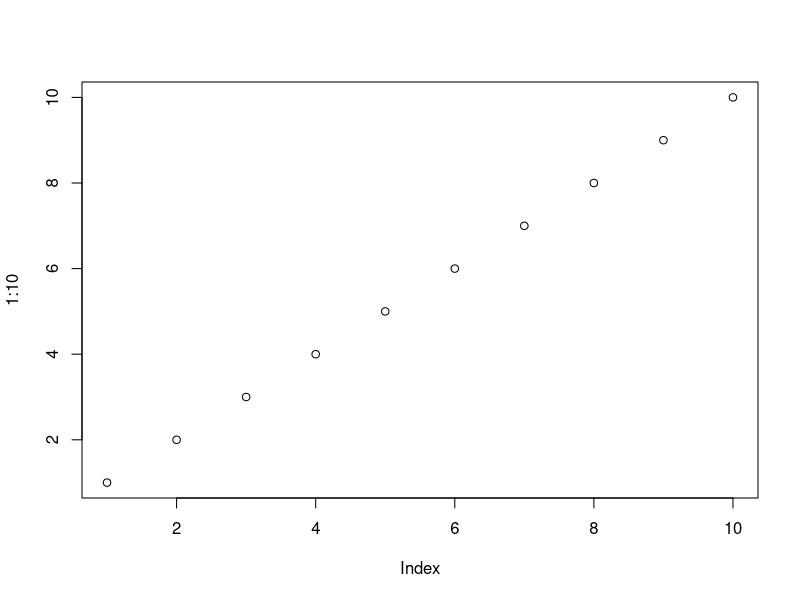
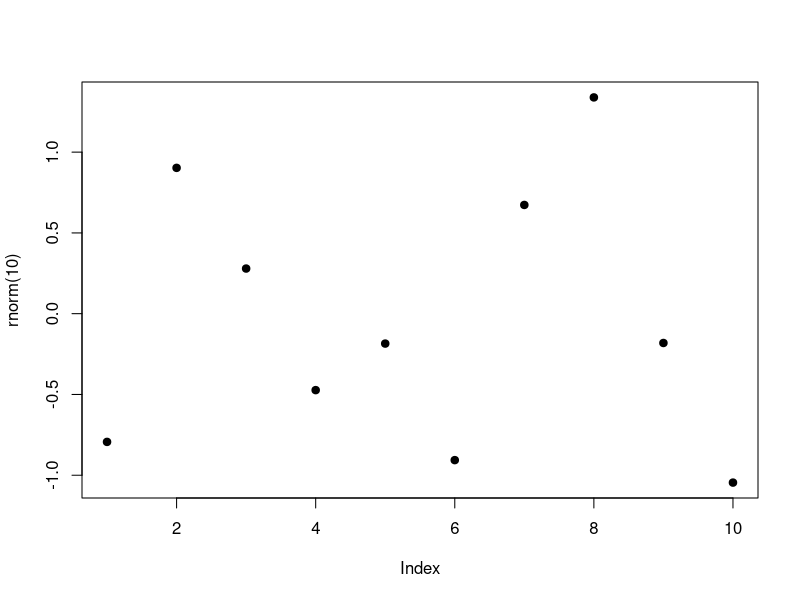

The R source for these figures, in order:
## ---- chunk 1
plot(1:10)
plot(rnorm(10), pch=19)
